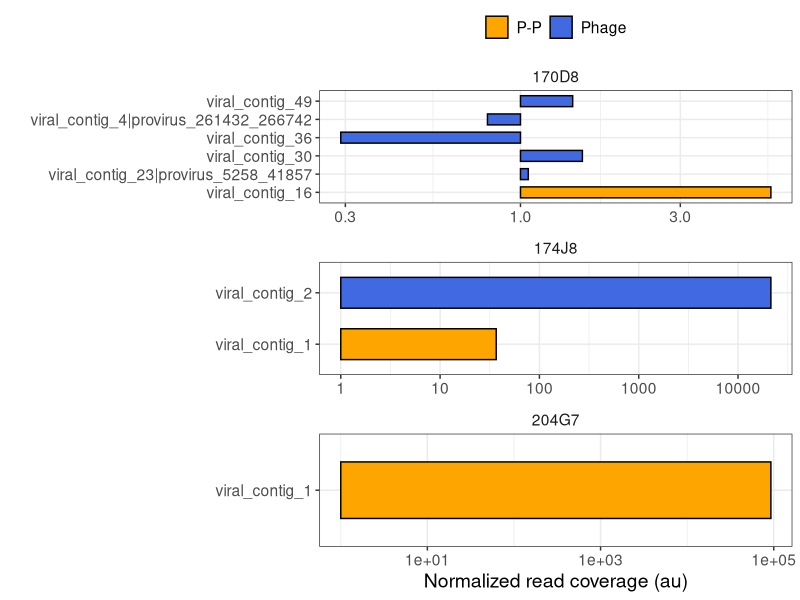

Source code (R):
# load libraries

library(seqinr)
library(tidyverse)

# # inspect bacterial genome
# 
# ### 204G7 
# 
# # load in genome
# fasta_lst = read.fasta( file = "204G7/204G7_assemblies_flye.fasta"
#                         , as.string = T, forceDNAtolower = F)
# 
# fasta_df = data.frame( contig = unlist(lapply(fasta_lst,getName))
#                        , contig_size = unlist(lapply(fasta_lst,getLength))
#                        , sequence = unlist(lapply(fasta_lst, getSequence, as.string = T)) ) %>%
#   mutate(contig= str_c("nonviral_contig_",contig))
# 
# 
# ### run genomad on the genome, and take a look on the viral contigs
# viral_fasta_lst = read.fasta( file = "204G7/204G7_assemblies_flye_viral.fasta"
#                               , as.string = T, forceDNAtolower = F)
# 
# viral_fasta = data.frame( contig = unlist(lapply(viral_fasta_lst,getName))
#                           , contig_size = unlist(lapply(viral_fasta_lst,getLength))
#                           , sequence = unlist(lapply(viral_fasta_lst,getSequence, as.string = T)) )%>%
#   mutate(contig= str_c("viral_contig_",contig))
# 
# contig_sizes = bind_rows(fasta_df, viral_fasta) %>% select(-sequence)
# 
# 
# ### After mapping, analyze the viral community
# 
# ## profile files, number of reads (total) = 132077
# profile_204G7 = read_tsv("204G7/204G7_rest_long_ab_profile.txt", skip = 11, col_names = c("contig","read_counts")) %>% 
#   mutate(contig = str_c("nonviral_contig_", contig))  %>% 
#   bind_rows(read_tsv("204G7/204G7_viral_long_ab_profile.txt", skip = 11, col_names = c("contig","read_counts")) %>% 
#               mutate(contig= str_c("viral_contig_",contig))) %>% 
#   left_join(contig_sizes) %>% filter(read_counts > 0) %>%
#   mutate(Host_Viral = ifelse(grepl(contig, pattern="nonviral"),"Host",contig)) %>%
#   group_by(Host_Viral) %>% summarise(contig_size = sum(contig_size), read_counts = sum(read_counts)) %>%
#   # remove viral contigs from sizes
#   mutate(Average_read_cov = round(read_counts/contig_size,5), Strain = "204G7", reads_covered = round(100*sum(read_counts)/132077,1)
#          ,Host_PP = case_when(Host_Viral %in% c("viral_contig_1") ~ "P-P", Host_Viral == "Host" ~ "Host", T ~ "Phage"))
# 
# profile_204G7 = profile_204G7 %>% mutate(Norm_read_cov = Average_read_cov*1/(profile_204G7 %>% filter(Host_Viral == "Host"))$Average_read_cov )
# 
# ### 174J8
# 
# # load in genome
# fasta_lst = read.fasta( file = "174J8/174J8.fasta"
#                         , as.string = T, forceDNAtolower = F)
# 
# fasta_df = data.frame( contig = unlist(lapply(fasta_lst,getName))
#                        , contig_size = unlist(lapply(fasta_lst,getLength))
#                        , sequence = unlist(lapply(fasta_lst, getSequence, as.string = T)) ) %>%
#   mutate(contig= str_c("nonviral_contig_",contig))
# 
# 
# ### run genomad on the genome, and take a look on the viral contigs
# # inspect assembly
# viral_fasta_lst = read.fasta( file = "174J8/174J8_assembly_virus.fna"
#                               , as.string = T, forceDNAtolower = F)
# 
# viral_fasta = data.frame( contig = unlist(lapply(viral_fasta_lst,getName))
#                           , contig_size = unlist(lapply(viral_fasta_lst,getLength))
#                           , sequence = unlist(lapply(viral_fasta_lst,getSequence, as.string = T)) )%>%
#   mutate(contig= str_c("viral_contig_",contig))
# 
# contig_sizes = bind_rows(fasta_df, viral_fasta) %>% select(-sequence)
# 
# 
# ### After mapping, analyze the viral community
# 
# ## profile files, number of reads (total) = 7172960
# profile_174J8 = read_tsv("174J8/174J8_rest_longpac_ab_profile.txt", skip = 11, col_names = c("contig","read_counts")) %>% 
#   mutate(contig = str_c("nonviral_contig_", contig))  %>% 
#   bind_rows(read_tsv("174J8/174J8_viral_long_ab_profile.txt", skip = 11, col_names = c("contig","read_counts")) %>% 
#               mutate(contig= str_c("viral_contig_",contig))) %>% 
#   left_join(contig_sizes) %>% filter(read_counts > 0) %>%
#   mutate(Host_Viral = ifelse(grepl(contig, pattern="nonviral"),"Host",contig)) %>%
#   group_by(Host_Viral) %>% summarise(contig_size = sum(contig_size), read_counts = sum(read_counts)) %>%
#   # remove viral contigs from sizes
#   mutate(contig_size = ifelse(Host_Viral == "Host", contig_size - sum((contig_sizes %>% filter(!grepl(contig, pattern="nonviral")))$contig_size), contig_size)) %>% 
#   #make average
#   mutate(Average_read_cov = round(read_counts/contig_size,5), Strain = "174J8" , reads_covered = round(100*sum(read_counts)/7172960,1)
#          ,Host_PP = case_when(Host_Viral %in% c("viral_contig_1") ~ "P-P", Host_Viral == "Host" ~ "Host", T ~ "Phage"))
# 
# profile_174J8 = profile_174J8 %>% mutate(Norm_read_cov = Average_read_cov*1/(profile_174J8 %>% filter(Host_Viral == "Host"))$Average_read_cov )
# 
# 
# ### 170D8
# 
# # load in genome
# fasta_lst = read.fasta( file = "170D8/170D8_long_read_assembly.fasta"
#                         , as.string = T, forceDNAtolower = F)
# 
# fasta_df = data.frame( contig = unlist(lapply(fasta_lst,getName))
#                        , contig_size = unlist(lapply(fasta_lst,getLength))
#                        , sequence = unlist(lapply(fasta_lst, getSequence, as.string = T)) ) %>%
#   mutate(contig= str_c("nonviral_contig_",contig))
# 
# 
# ### run genomad on the genome, and take a look on the viral contigs
# # inspect assembly
# viral_fasta_lst = read.fasta( file = "170D8/170D8_long_read_assembly_virus.fna"
#                               , as.string = T, forceDNAtolower = F)
# 
# viral_fasta = data.frame( contig = unlist(lapply(viral_fasta_lst,getName))
#                           , contig_size = unlist(lapply(viral_fasta_lst,getLength))
#                           , sequence = unlist(lapply(viral_fasta_lst,getSequence, as.string = T)) )%>%
#   mutate(contig= str_c("viral_contig_",contig))
# 
# contig_sizes = bind_rows(fasta_df, viral_fasta) %>% select(-sequence)
# 
# 
# ### After mapping, analyze the viral community
# 
# ## profile files, number of reads (total) = 8521077
# profile_170D8 = read_tsv("170D8/170D8_rest_long_ab_profile.txt", skip = 11, col_names = c("contig","read_counts")) %>% 
#   mutate(contig = str_c("nonviral_contig_", contig))  %>% 
#   bind_rows(read_tsv("170D8/170D8_viral_long_ab_profile.txt", skip = 11, col_names = c("contig","read_counts")) %>% 
#               mutate(contig= str_c("viral_contig_",contig))) %>% 
#   left_join(contig_sizes) %>% filter(read_counts > 0) %>%
#   mutate(Host_Viral = ifelse(grepl(contig, pattern="nonviral"),"Host",contig)) %>%
#   group_by(Host_Viral) %>% summarise(contig_size = sum(contig_size), read_counts = sum(read_counts)) %>%
#   # remove viral contigs from sizes
#   mutate(contig_size = ifelse(Host_Viral == "Host", contig_size - sum((contig_sizes %>% filter(!grepl(contig, pattern="nonviral")))$contig_size), contig_size)) %>% 
#   #make average
#   mutate(Average_read_cov = round(read_counts/contig_size,5), Strain = "170D8", reads_covered = round(100*sum(read_counts)/8521077,1)
#          ,Host_PP = case_when(Host_Viral %in% c("viral_contig_16") ~ "P-P", Host_Viral == "Host" ~ "Host", T ~ "Phage"))
# 
# profile_170D8 = profile_170D8 %>% mutate(Norm_read_cov = Average_read_cov*1/(profile_170D8 %>% filter(Host_Viral == "Host"))$Average_read_cov )
# 
# 
# ## combine and plot
# profiles_plot_df = bind_rows(profile_170D8, profile_174J8, profile_204G7) 
# 
# profiles_plot_df %>% write_tsv("read_count_table.tsv")

read_count_plot_tbl = read_tsv("read_count_table.tsv")

read_count_plot_tbl %>%
  filter(Host_PP != "Host") %>%
  ggplot(aes(x=Norm_read_cov, y=Host_Viral, fill = Host_PP)) + 
  geom_col(width = 0.6, col = "black") + theme_bw()+
  scale_fill_manual(values = c("orange","royalblue"))+scale_x_log10()+
  ylab("")+xlab("Normalized read coverage (au)")+
  theme(text = element_text(size = 14), strip.background = element_blank(), legend.title = element_blank(), legend.position = "top")+
  facet_wrap(~Strain,nrow = 3, scales = "free" )
